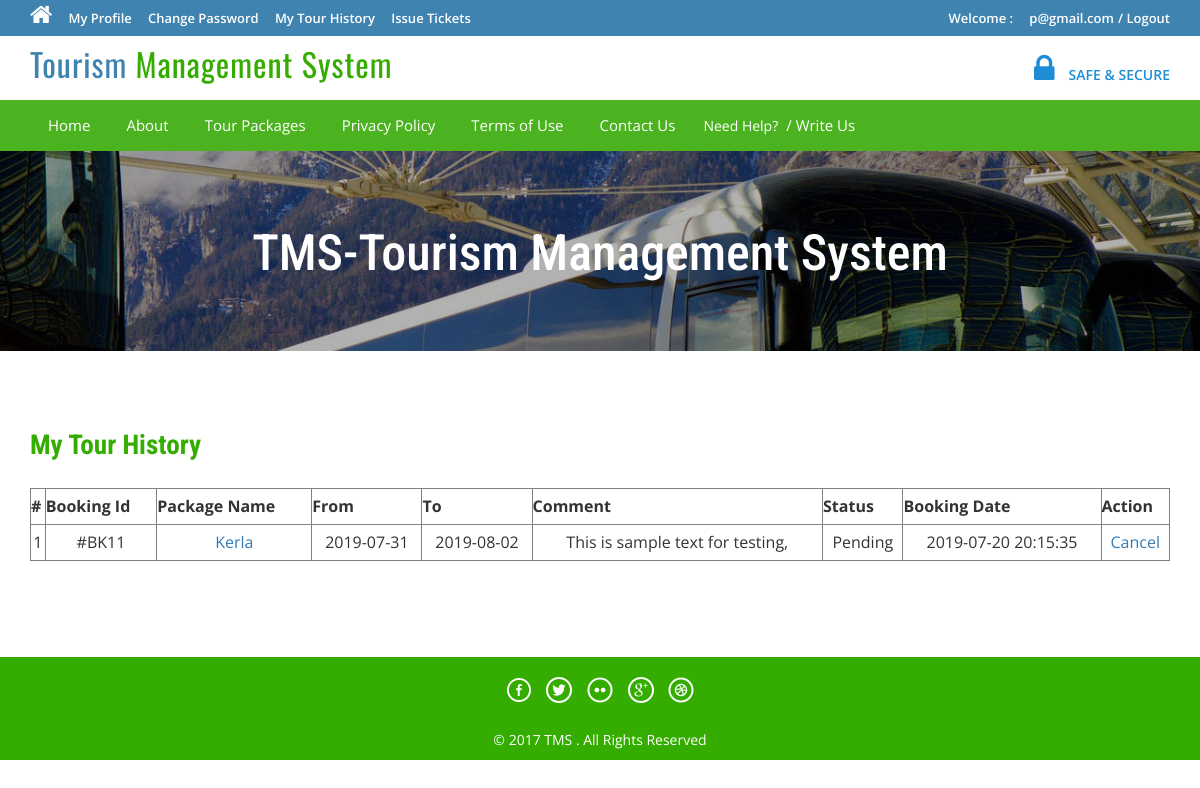
The page /tour-history.php (signed in) on the database its author committed.
### tables this page shows
CREATE TABLE IF NOT EXISTS `tblbooking` (
  `BookingId` int(11) NOT NULL AUTO_INCREMENT,
  `PackageId` int(11) DEFAULT NULL,
  `UserEmail` varchar(100) DEFAULT NULL,
  `FromDate` varchar(100) DEFAULT NULL,
  `ToDate` varchar(100) DEFAULT NULL,
  `Comment` mediumtext,
  `RegDate` timestamp NULL DEFAULT CURRENT_TIMESTAMP,
  `status` int(11) DEFAULT NULL,
  `CancelledBy` varchar(5) DEFAULT NULL,
  `UpdationDate` timestamp NULL DEFAULT NULL ON UPDATE CURRENT_TIMESTAMP,
  PRIMARY KEY (`BookingId`)
);

CREATE TABLE IF NOT EXISTS `tbltourpackages` (
  `PackageId` int(11) NOT NULL AUTO_INCREMENT,
  `PackageName` varchar(200) DEFAULT NULL,
  `PackageType` varchar(150) DEFAULT NULL,
  `PackageLocation` varchar(100) DEFAULT NULL,
  `PackagePrice` int(11) DEFAULT NULL,
  `PackageFetures` varchar(255) DEFAULT NULL,
  `PackageDetails` mediumtext,
  `PackageImage` varchar(100) DEFAULT NULL,
  `Creationdate` timestamp NULL DEFAULT CURRENT_TIMESTAMP,
  `UpdationDate` timestamp NULL DEFAULT NULL ON UPDATE CURRENT_TIMESTAMP,
  PRIMARY KEY (`PackageId`)
);

### tour-history.php (the view, shortened to what this page needs)
<?php
include('includes/config.php');
if(strlen($_SESSION['login'])==0)
	{
header('location:index.php');
}
else{
?>
<!DOCTYPE HTML>
<html>
<head>
<link href="css/bootstrap.css" rel='stylesheet' type='text/css' />
<link href="css/style.css" rel='stylesheet' type='text/css' />
<link href="css/font-awesome.css" rel="stylesheet">
<link href="css/animate.css" rel="stylesheet" type="text/css" media="all">
</head>
<body>
<div class="top-header">
<?php include('includes/header.php');?>
<div class="banner-1 ">
	<div class="container">
		<h1 class="wow zoomIn animated animated" data-wow-delay=".5s" style="visibility: visible; animation-delay: 0.5s; animation-name: zoomIn;">TMS-Tourism Management System</h1>
	</div>
</div>
<div class="privacy">
	<div class="container">
		<h3 class="wow fadeInDown animated animated" data-wow-delay=".5s" style="visibility: visible; animation-delay: 0.5s; animation-name: fadeInDown;">My Tour History</h3>
		<form name="chngpwd" method="post" onSubmit="return valid();">
	<p>
	<table border="1" width="100%">
<tr align="center">
<th>#</th>
<th>Booking Id</th>
<th>Package Name</th>
<th>From</th>
<th>To</th>
<th>Comment</th>
<th>Status</th>
<th>Booking Date</th>
<th>Action</th>
</tr>
<?php
$uemail=$_SESSION['login'];;
$sql = "SELECT tblbooking.BookingId as bookid,tblbooking.PackageId as pkgid,tbltourpackages.PackageName as packagename,tblbooking.FromDate as fromdate,tblbooking.ToDate as todate,tblbooking.Comment as comment,tblbooking.status as status,tblbooking.RegDate as regdate,tblbooking.CancelledBy as cancelby,tblbooking.UpdationDate as upddate from tblbooking join tbltourpackages on tbltourpackages.PackageId=tblbooking.PackageId where UserEmail=:uemail";
$query = $dbh->prepare($sql);
$query -> bindParam(':uemail', $uemail, PDO::PARAM_STR);
$query->execute();
$results=$query->fetchAll(PDO::FETCH_OBJ);
$cnt=1;
if($query->rowCount() > 0)
{
foreach($results as $result)
{	?>
<tr align="center">
<td><?php echo htmlentities($cnt);?></td>
<td>#BK<?php echo htmlentities($result->bookid);?></td>
<td><a href="package-details.php?pkgid=<?php echo htmlentities($result->pkgid);?>"><?php echo htmlentities($result->packagename);?></a></td>
<td><?php echo htmlentities($result->fromdate);?></td>
<td><?php echo htmlentities($result->todate);?></td>
<td><?php echo htmlentities($result->comment);?></td>
<td><?php if($result->status==0)
{
echo "Pending";
}
?></td>
<td><?php echo htmlentities($result->regdate);?></td>
<?php if($result->status==2)
{
	?><td>Cancelled</td>
<?php } else {?>
<td><a href="tour-history.php?bkid=<?php echo htmlentities($result->bookid);?>" onclick="return confirm('Do you really want to cancel booking')" >Cancel</a></td>
<?php }?>
</tr>
<?php $cnt=$cnt+1; }} ?>
	</table>
			</p>
			</form>
	</div>
</div>
<?php include('includes/footer.php');?>
</body>
</html>
<?php } ?>

### css/style.css (style rules this page uses)
html, body { font-size: 100%; background: #fff; font-family: 'Open Sans', sans-serif; }
body a,.grid_1,plan_1,plan_1.one,plan_1.two,i.icon1, i.icon2, i.icon3, i.icon4, i.icon5, i.icon6 { transition:0.5s all; -webkit-transition:0.5s all; -moz-transition:0.5s all; -o-transition:0.5s all; -ms-transition:0.5s all; }
h1,h2,h3,h4,h5,h6 { margin:0; font-family: 'Roboto Condensed', sans-serif; }
p { margin:0; }
.top-header { background-color: #3F84B1; border-bottom: 0 none; height: 36px; line-height: 35px; }
.banner-1 { background: url(../images/3.jpg)no-repeat; background-size: cover; -webkit-background-size: cover; -o-background-size: cover; -ms-background-size: cover; -moz-background-size: cover; min-height:200px; }
.banner-1 h1 { font-size: 50px; margin-bottom: 40px; padding: 1.5em 0 0; text-align: center; color: #ffffff; }
.privacy h3 { color: #34AD00; font-size: 1.7em; font-weight: 700; margin-bottom: 1em; }
.privacy { padding: 5em 0; }
.privacy p { font-size: 1em; line-height: 1.8em; color: #999; margin: 1em 0; }

### rows shown on the page
tblbooking: BookingId "11", PackageId.PackageName "Kerla", FromDate "2019-07-31", ToDate "2019-08-02", Comment "This is sample text for testing,", status "Pending", RegDate "2019-07-20 20:15:35"

### other values the page prints
$_SESSION['login'] "p@gmail.com"
